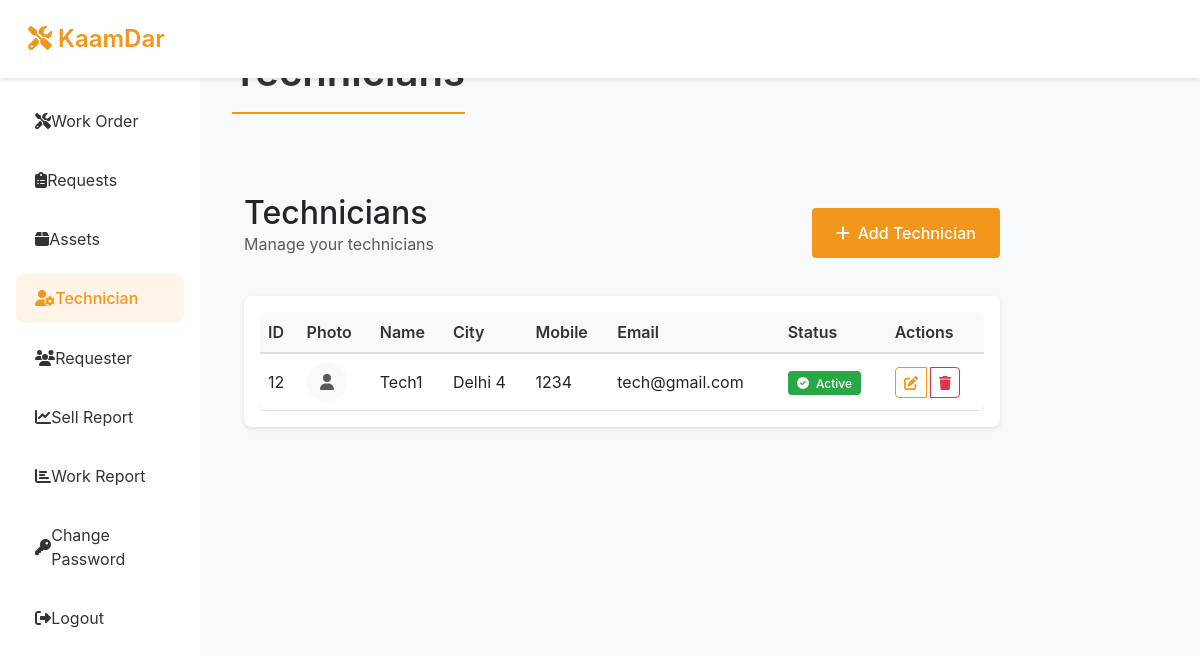
The page /Kaamdar_PHP/Admin/technician.php (signed in) on the database its author committed.
### tables this page shows
CREATE TABLE `technician_tb` (
  `empid` int(11) NOT NULL,
  `empName` varchar(60) NOT NULL,
  `empCity` varchar(60) NOT NULL,
  `empMobile` bigint(11) NOT NULL,
  `empEmail` varchar(60) NOT NULL,
  `empStatus` enum('Active','Inactive') NOT NULL DEFAULT 'Active'
);

### Kaamdar_PHP/Admin/technician.php (the view, shortened to what this page needs)
<?php
include('includes/header.php');
include('../dbConnection.php');
$check_status_column = $conn->query("SHOW COLUMNS FROM technician_tb LIKE 'empStatus'");
$status_column_exists = $check_status_column->num_rows > 0;
$check_photo_column = $conn->query("SHOW COLUMNS FROM technician_tb LIKE 'empPhoto'");
$photo_column_exists = $check_photo_column->num_rows > 0;
$sql = "SELECT * FROM technician_tb ORDER BY empid DESC";
$result = $conn->query($sql);
?>
<div class="col-sm-9 col-md-10">
    <div class="container-fluid py-4">
        <div class="row mb-4">
            <div class="col-12">
                <div class="d-flex justify-content-between align-items-center">
                    <div>
                        <h2 class="mb-0">Technicians</h2>
                        <p class="text-muted">Manage your technicians</p>
                    </div>
                    <a href="addtechnician.php" class="btn btn-primary">
                        <i class="fas fa-plus me-2"></i>Add Technician
                    </a>
                </div>
            </div>
        </div>
        <div class="card">
            <div class="card-body">
                <div class="table-responsive">
                    <table class="table table-hover">
                        <thead>
                            <tr>
                                <th>ID</th>
                                <th>Photo</th>
                                <th>Name</th>
                                <th>City</th>
                                <th>Mobile</th>
                                <th>Email</th>
                                <?php if($status_column_exists): ?>
                                <th>Status</th>
                                <?php endif; ?>
                                <th>Actions</th>
                            </tr>
                        </thead>
                        <tbody>
                            <?php
                            if($result->num_rows > 0) {
                                while($row = $result->fetch_assoc()) {
                                    if($status_column_exists) {
                                        $statusClass = $row['empStatus'] == 'Active' ? 'success' : 'danger';
                                        $statusIcon = $row['empStatus'] == 'Active' ? 'check-circle' : 'times-circle';
                                    }
                            ?>
                            <tr>
                                <td><?php echo $row['empid']; ?></td>
                                <td>
                                    <?php if($photo_column_exists && !empty($row['empPhoto'])): ?>
                                        <img src="../uploads/technicians/<?php echo htmlspecialchars($row['empPhoto']); ?>"
                                             alt="Technician Photo" class="rounded-circle"
                                             style="width: 40px; height: 40px; object-fit: cover;">
                                    <?php else: ?>
                                        <div class="rounded-circle bg-light d-flex align-items-center justify-content-center"
                                             style="width: 40px; height: 40px;">
                                            <i class="fas fa-user text-muted"></i>
                                        </div>
                                    <?php endif; ?>
                                </td>
                                <td><?php echo htmlspecialchars($row['empName']); ?></td>
                                <td><?php echo htmlspecialchars($row['empCity']); ?></td>
                                <td><?php echo htmlspecialchars($row['empMobile']); ?></td>
                                <td><?php echo htmlspecialchars($row['empEmail']); ?></td>
                                <?php if($status_column_exists): ?>
                                <td>
                                    <span class="badge bg-<?php echo $statusClass; ?>">
                                        <i class="fas fa-<?php echo $statusIcon; ?> me-1"></i>
                                        <?php echo $row['empStatus']; ?>
                                    </span>
                                </td>
                                <?php endif; ?>
                                <td>
                                    <div class="btn-group">
                                        <a href="edittechnician.php?empid=<?php echo $row['empid']; ?>"
                                           class="btn btn-sm btn-outline-primary">
                                            <i class="fas fa-edit"></i>
                                        </a>
                                        <a href="?delete=<?php echo $row['empid']; ?>"
                                           class="btn btn-sm btn-outline-danger"
                                           onclick="return confirm('Are you sure you want to delete this technician?')">
                                            <i class="fas fa-trash"></i>
                                        </a>
                                    </div>
                                </td>
                            </tr>
                            <?php
                                }
                            } else {
                                echo '<tr><td colspan="' . ($status_column_exists ? '8' : '7') . '" class="text-center">No technicians found</td></tr>';
                            }
                            ?>
                        </tbody>
                    </table>
                </div>
            </div>
        </div>
    </div>
</div>
<?php include('includes/footer.php'); ?>

### Kaamdar_PHP/Admin/includes/header.php (style rules this page uses)
:root { --primary-color: #f3961c; --secondary-color: #333; --accent-color: #f3961c; --text-color: #333; --light-bg: #f8f9fa; --dark-bg: #333; }
body { background-color: var(--light-bg); font-family: -apple-system, BlinkMacSystemFont, "Segoe UI", Roboto, Helvetica, Arial, sans-serif; }
.card { border: none; border-radius: 8px; box-shadow: 0 2px 4px rgba(0,0,0,0.1); transition: transform 0.3s ease, box-shadow 0.3s ease; background: white; }
.btn-primary { background: var(--primary-color); border: none; padding: 0.8rem 1.5rem; border-radius: 4px; transition: all 0.3s ease; font-weight: 500; }
.table { background: white; border-radius: 8px; overflow: hidden; box-shadow: 0 2px 4px rgba(0,0,0,0.1); }
.table thead th { background: var(--light-bg); border-bottom: 2px solid #ddd; font-weight: 600; color: var(--text-color); }
.badge { padding: 0.5rem 0.8rem; border-radius: 4px; font-weight: 500; }

### Kaamdar_PHP/Admin/technician.php (style rules this page uses)
:root { --primary-color: #f3961c; --secondary-color: #333; --accent-color: #f3961c; --text-color: #333; --light-bg: #f8f9fa; --dark-bg: #333; }
.card { border: none; border-radius: 8px; box-shadow: 0 2px 4px rgba(0,0,0,0.1); }
.table { margin-bottom: 0; }
.table th { font-weight: 600; color: #555; border-bottom: 2px solid #dee2e6; }
.table td { vertical-align: middle; }
.btn-group { gap: 4px; }
.btn-outline-primary { color: var(--primary-color); border-color: var(--primary-color); }
.btn-outline-danger { color: #dc3545; border-color: #dc3545; }
.badge { padding: 0.5em 0.75em; font-weight: 500; }
.badge.bg-success { background-color: #28a745 !important; }

### rows shown on the page
technician_tb: empid "12", empName "Tech1", empCity "Delhi 4", empMobile "1234", empEmail "tech@gmail.com", empStatus "Active"
